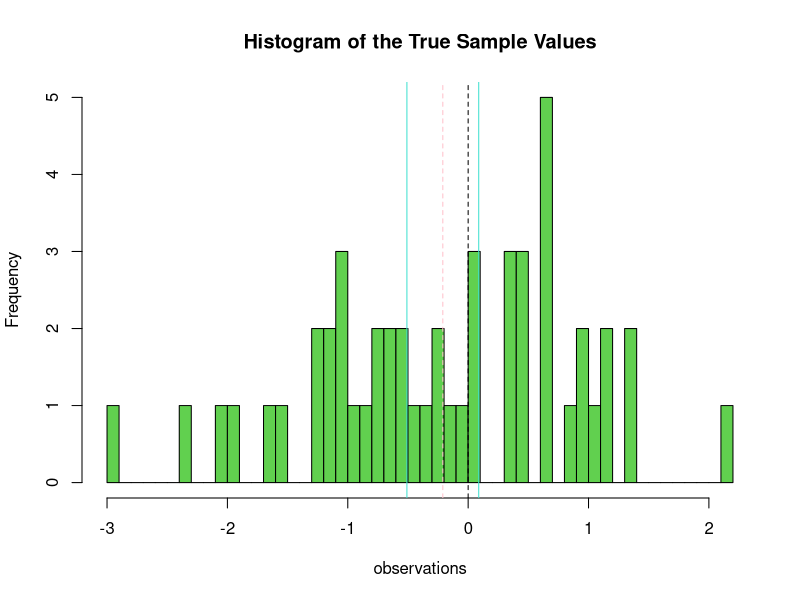
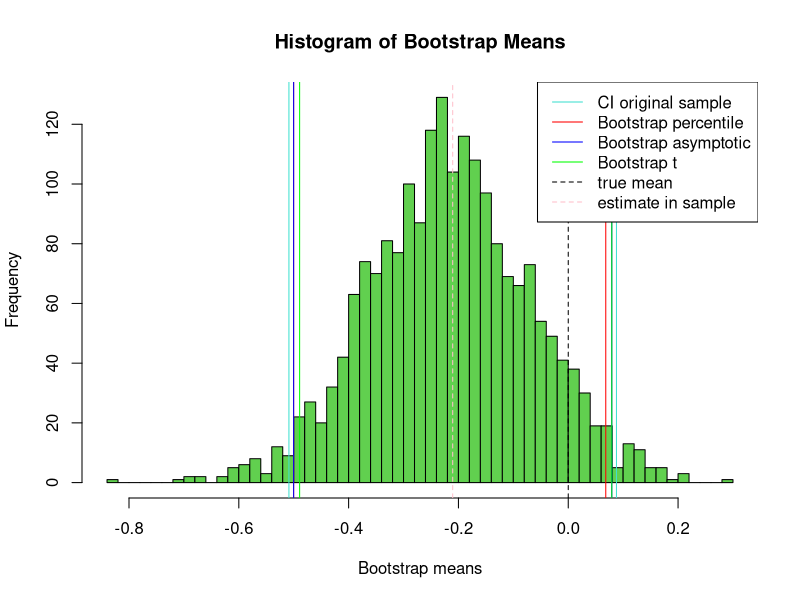

Generate these figures, in order, with R:
###############################################################################
##                            Bootstrap: Normal                              ##
###############################################################################

### Setting ###

# Number of simulations
B <- 2000 
# Alpha level
alpha <- .05 
# Sample size
n <- 50 
# mu
mu <- 0


### Drawing one data set, estimating mu once ###

# Raw data
raw <- rnorm(n,mu, 1) 
# mu.hat
mu_hat <- mean(raw)


### Bootstrap sample ###

# Drawing the samples
boot_samples <- matrix(sample(raw, size = B * n, replace = TRUE), B, n)
# one example bootstrap sample
sort(boot_samples[1,])
# Estimated mean in each bootstrap sample
boot_mean <- apply(boot_samples, 1, mean)


### Estimating bias and variance ###

# Calculating standard deviations
sd_boot <- sd(boot_mean)
sd_raw <- sd(raw)

# The bias of the sample mean as an estimator is zero
# The bootstrap sample will on average replicate the empirical bias in the original sample due to finite n
bias_raw <- mu_hat - mu
bias_boot <- mean(boot_mean) - mu


### Confidence intervals  ###

# normal quantile 
z_1alpha2 <- qnorm(1 - alpha / 2)

# Normal confidence interval from original sample
ci_raw <- c(mu_hat - z_1alpha2 * sd_raw / sqrt(n),
            mu_hat + z_1alpha2 * sd_raw / sqrt(n) )

# Bootstrap percentile confidence interval
ci_percentile <- quantile(boot_mean, probs = c(alpha/2, 1 - alpha/2))

# Asymptotic bootstrap confidence interval
ci_asymptotic <- c(mu_hat - z_1alpha2 * sd_boot, 
                   mu_hat + z_1alpha2 * sd_boot) 

# Bootstrap t confidence interval
zb_star <- boot_mean - mu_hat
zb_star <- zb_star / sd(zb_star)
z_low  <- quantile(zb_star, probs = 1 - alpha/2)
z_up  <- quantile(zb_star, probs = alpha/2)
ci_t <- c(mu_hat - z_low * sd_boot,
          mu_hat - z_up  * sd_boot)


### Plotting the results ###
#par(mfrow = c(1, 2))

# Sample
hist(raw, nclass = 50, col = 3, xlab = "observations",
     main = "Histogram of the True Sample Values")
abline(v = ci_raw, col = "turquoise")
abline(v = 0, col = "black", lty = 2)
abline(v = mu_hat, col = "pink", lty = 2)

# Bootstrap
hist(boot_mean, nclass = 50, col = 3, xlab = "Bootstrap means",
     main = "Histogram of Bootstrap Means")
abline(v = ci_raw, col = "turquoise")
abline(v = ci_percentile, col = "red")
abline(v = ci_asymptotic, col = "blue")
abline(v = ci_t, col = "green")
abline(v = 0, col = "black", lty = 2)
abline(v = mu_hat, col = "pink", lty = 2)
legend("topright", 
       legend = c("CI original sample", "Bootstrap percentile", "Bootstrap asymptotic", "Bootstrap t", "true mean", "estimate in sample"),
       col = c("turquoise", "red", "blue", "green", "black", "pink"), lty = c(1,1,1,1,2,2))
